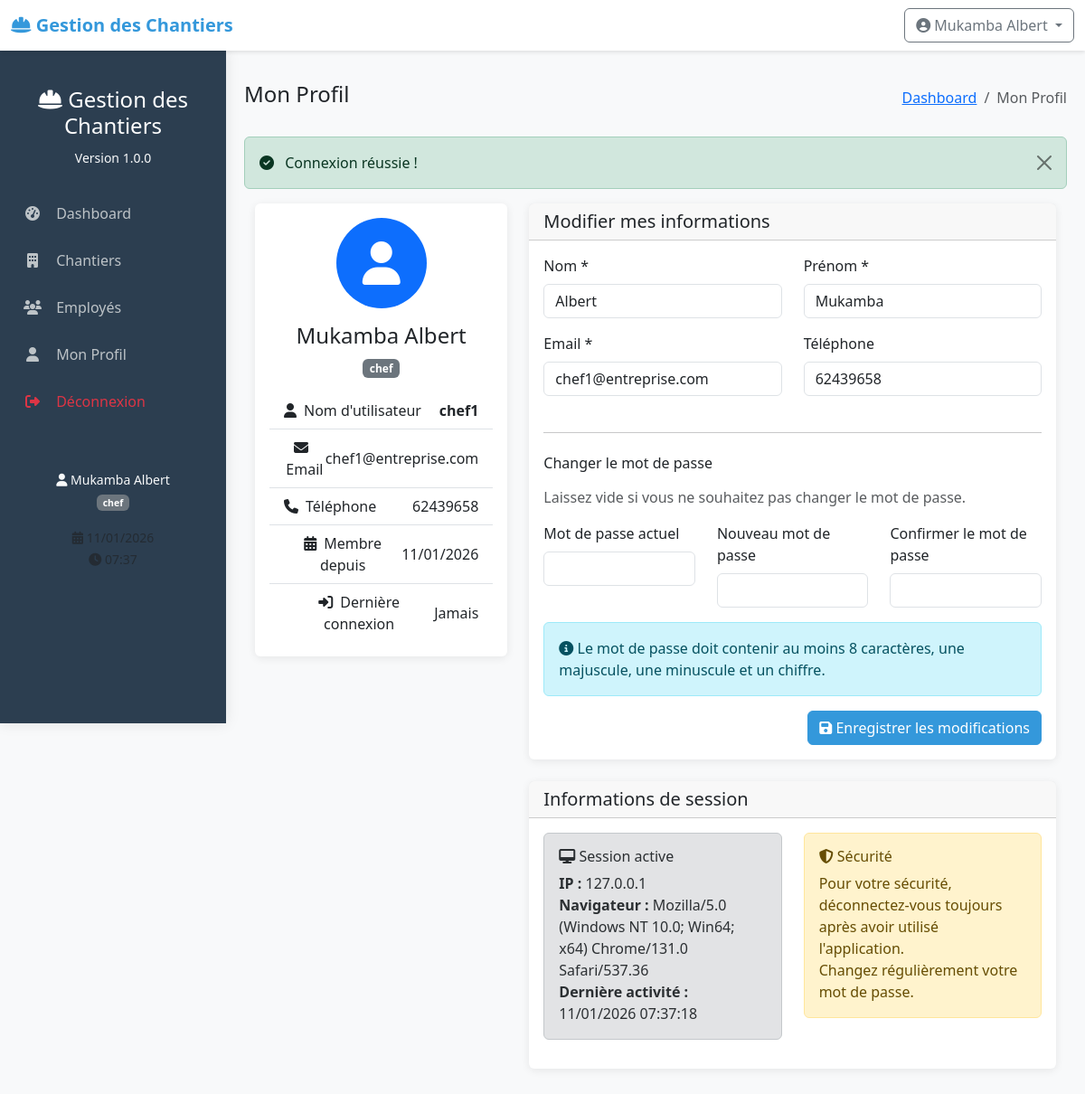
Screenshot of /index.php?controller=user&action=profile (signed in) with the database file from the repository.
### tables this page shows
CREATE TABLE users (
    id INTEGER PRIMARY KEY AUTOINCREMENT,
    username VARCHAR(50) UNIQUE NOT NULL,
    password VARCHAR(255) NOT NULL,
    nom VARCHAR(100) NOT NULL,
    prenom VARCHAR(100) NOT NULL,
    email VARCHAR(150) UNIQUE NOT NULL,
    role VARCHAR(20) NOT NULL CHECK(role IN ('admin', 'chef', 'comptable')),
    telephone VARCHAR(20),
    created_at DATETIME DEFAULT CURRENT_TIMESTAMP,
    last_login DATETIME,
    status BOOLEAN DEFAULT 1
);

### index.php (called while the page is built, shortened)
<?php
$controller = $_GET['controller'] ?? 'dashboard';
$action = $_GET['action'] ?? 'index';
$controllerInstance = new $controllerClass();
$id = $_GET['id'] ?? null;
if ($id !== null) {
    $data = $controllerInstance->$action($id);
} else {
    $data = $controllerInstance->$action();
}
$viewFolders = [
    'dashboard' => 'dashboard',
    'chantier' => 'chantiers',
    'employe' => 'employes',
    'materiau' => 'materiaux',
    'finance' => 'finances',
    'user' => 'users',
    'rapport' => 'repports'
];
$viewFolder = $viewFolders[$controller] ?? 'dashboard';
$viewFile = __DIR__ . '/views/' . $viewFolder . '/' . $action . '.php';
require_once $viewFile;

### models/User.php (called while the page is built, shortened)
<?php
class User {
    private $db;
    public function __construct() {
        $this->db = Database::getInstance()->getConnection();
    }
    public function getById($id) {
        $sql = "SELECT * FROM users WHERE id = :id";
        $stmt = $this->db->prepare($sql);
        $stmt->execute([':id' => $id]);
        return $stmt->fetch();
    }
}
?>

### config/database.php (called while the page is built, shortened)
<?php
class Database {
    private static $instance = null;
    private $connection;
    private function __construct() {
        try {
            $this->connection = new PDO('sqlite:' . dirname(__DIR__) . '/data/chantiers.db');
            $this->connection->setAttribute(PDO::ATTR_ERRMODE, PDO::ERRMODE_EXCEPTION);
            $this->connection->setAttribute(PDO::ATTR_DEFAULT_FETCH_MODE, PDO::FETCH_ASSOC);
            $this->connection->exec('PRAGMA foreign_keys = ON');
        } catch(PDOException $e) {
            die("Erreur de connexion : " . $e->getMessage());
        }
    }
    public static function getInstance() {
        if (self::$instance == null) {
            self::$instance = new Database();
        }
        return self::$instance;
    }
    public function getConnection() {
        return $this->connection;
    }
}
?>

### controllers/UserController.php (called while the page is built, shortened)
<?php
require_once __DIR__ . '/../models/User.php';
class UserController {
    private $userModel;
    public function __construct() {
        $this->userModel = new User();
    }
    public function profile() {
        $user = $this->userModel->getById($_SESSION['user_id']);
        return ['user' => $user];
    }
}
?>

### views/users/profile.php (the view, shortened to what this page needs)
<?php
include __DIR__ . '/../../includes/header.php';
$data = $GLOBALS['data'] ?? [];
$user = $data['user'] ?? null;
?>
<div class="container-fluid">
    <div class="row">
        <div class="col-md-4">
            <div class="card">
                <div class="card-body text-center">
                    <div class="mb-3">
                        <div class="avatar-circle bg-primary mx-auto mb-3">
                            <i class="fas fa-user text-white" style="font-size: 3rem; line-height: 100px;"></i>
                        </div>
                        <h4><?php echo htmlspecialchars($user['prenom'] . ' ' . $user['nom']); ?></h4>
                        <p class="text-muted">
                            <span class="badge bg-secondary"><?php echo htmlspecialchars($user['role']); ?></span>
                        </p>
                    </div>
                    <div class="list-group list-group-flush">
                        <div class="list-group-item d-flex justify-content-between align-items-center">
                            <span><i class="fas fa-user me-2"></i>Nom d'utilisateur</span>
                            <strong><?php echo htmlspecialchars($user['username']); ?></strong>
                        </div>
                        <div class="list-group-item d-flex justify-content-between align-items-center">
                            <span><i class="fas fa-envelope me-2"></i>Email</span>
                            <span><?php echo htmlspecialchars($user['email']); ?></span>
                        </div>
                        <div class="list-group-item d-flex justify-content-between align-items-center">
                            <span><i class="fas fa-phone me-2"></i>Téléphone</span>
                            <span><?php echo htmlspecialchars($user['telephone'] ?? 'Non renseigné'); ?></span>
                        </div>
                        <div class="list-group-item d-flex justify-content-between align-items-center">
                            <span><i class="fas fa-calendar-alt me-2"></i>Membre depuis</span>
                            <span><?php echo date('d/m/Y', strtotime($user['created_at'])); ?></span>
                        </div>
                        <div class="list-group-item d-flex justify-content-between align-items-center">
                            <span><i class="fas fa-sign-in-alt me-2"></i>Dernière connexion</span>
                            <span><?php echo $user['last_login'] ? date('d/m/Y H:i', strtotime($user['last_login'])) : 'Jamais'; ?></span>
                        </div>
                    </div>
                </div>
            </div>
        </div>
        <div class="col-md-8">
            <div class="card">
                <div class="card-header">
                    <h5 class="card-title mb-0">Modifier mes informations</h5>
                </div>
                <div class="card-body">
                    <form method="POST" action="index.php?controller=user&action=profile">
                        <div class="row">
                            <div class="col-md-6">
                                <div class="mb-3">
                                    <label for="nom" class="form-label">Nom *</label>
                                    <input type="text" class="form-control" id="nom" name="nom"
                                           value="<?php echo htmlspecialchars($user['nom']); ?>" required>
                                </div>
                            </div>
                            <div class="col-md-6">
                                <div class="mb-3">
                                    <label for="prenom" class="form-label">Prénom *</label>
                                    <input type="text" class="form-control" id="prenom" name="prenom"
                                           value="<?php echo htmlspecialchars($user['prenom']); ?>" required>
                                </div>
                            </div>
                        </div>
                        <div class="row">
                            <div class="col-md-6">
                                <div class="mb-3">
                                    <label for="email" class="form-label">Email *</label>
                                    <input type="email" class="form-control" id="email" name="email"
                                           value="<?php echo htmlspecialchars($user['email']); ?>" required>
                                </div>
                            </div>
                            <div class="col-md-6">
                                <div class="mb-3">
                                    <label for="telephone" class="form-label">Téléphone</label>
                                    <input type="tel" class="form-control" id="telephone" name="telephone"
                                           value="<?php echo htmlspecialchars($user['telephone'] ?? ''); ?>">
                                </div>
                            </div>
                        </div>
                        <hr class="my-4">
                        <h6 class="mb-3">Changer le mot de passe</h6>
                        <p class="text-muted mb-3">Laissez vide si vous ne souhaitez pas changer le mot de passe.</p>
                        <div class="row">
                            <div class="col-md-4">
                                <div class="mb-3">
                                    <label for="current_password" class="form-label">Mot de passe actuel</label>
                                    <input type="password" class="form-control" id="current_password" name="current_password">
                                </div>
                            </div>
                            <div class="col-md-4">
                                <div class="mb-3">
                                    <label for="new_password" class="form-label">Nouveau mot de passe</label>
                                    <input type="password" class="form-control" id="new_password" name="new_password">
                                </div>
                            </div>
                            <div class="col-md-4">
                                <div class="mb-3">
                                    <label for="confirm_password" class="form-label">Confirmer le mot de passe</label>
                                    <input type="password" class="form-control" id="confirm_password" name="confirm_password">
                                </div>
                            </div>
                        </div>
                        <div class="alert alert-info">
                            <i class="fas fa-info-circle"></i>
                            Le mot de passe doit contenir au moins 8 caractères, une majuscule, une minuscule et un chiffre.
                        </div>
                        <div class="d-flex justify-content-end">
                            <button type="submit" class="btn btn-primary">
                                <i class="fas fa-save"></i> Enregistrer les modifications
                            </button>
                        </div>
                    </form>
                </div>
            </div>
            <div class="card mt-4">
                <div class="card-header">
                    <h5 class="card-title mb-0">Informations de session</h5>
                </div>
                <div class="card-body">
                    <div class="row">
                        <div class="col-md-6">
                            <div class="alert alert-secondary">
                                <h6><i class="fas fa-desktop"></i> Session active</h6>
                                <p class="mb-0">
                                    <strong>IP :</strong> <?php echo $_SERVER['REMOTE_ADDR']; ?><br>
                                    <strong>Navigateur :</strong> <?php echo htmlspecialchars($_SERVER['HTTP_USER_AGENT']); ?><br>
                                    <strong>Dernière activité :</strong> <?php echo date('d/m/Y H:i:s'); ?>
                                </p>
                            </div>
                        </div>
                        <div class="col-md-6">
                            <div class="alert alert-warning">
                                <h6><i class="fas fa-shield-alt"></i> Sécurité</h6>
                                <p class="mb-0">
                                    Pour votre sécurité, déconnectez-vous toujours après avoir utilisé l'application.<br>
                                    Changez régulièrement votre mot de passe.
                                </p>
                            </div>
                        </div>
                    </div>
                </div>
            </div>
        </div>
    </div>
</div>
<?php include __DIR__ . '/../../includes/footer.php'; ?>

### includes/header.php (style rules this page uses)
:root { --primary-color: #2c3e50; --secondary-color: #3498db; --success-color: #27ae60; --warning-color: #f39c12; --danger-color: #e74c3c; --light-color: #ecf0f1; --dark-color: #2c3e50; }
body { font-family: 'Segoe UI', Tahoma, Geneva, Verdana, sans-serif; background-color: #f8f9fa; min-height: 100vh; }
.card { border: none; box-shadow: 0 2px 10px rgba(0,0,0,0.08); transition: transform 0.3s; margin-bottom: 20px; }
.btn-primary { background-color: var(--secondary-color); border-color: var(--secondary-color); }

### views/users/profile.php (style rules this page uses)
.avatar-circle { width: 100px; height: 100px; border-radius: 50%; display: flex; align-items: center; justify-content: center; background-color: #3498db; }

### rows the page displays
users: prenom+nom "Mukamba Albert", role "chef", username "chef1", email "chef1@entreprise.com", telephone "62439658", created_at "11/01/2026", nom "Albert", prenom "Mukamba"

### other values shown
APP_NAME "Gestion des Chantiers"
$_SESSION['nom_complet'] "Mukamba Albert"
APP_VERSION "1.0.0"
$_SESSION['role'] "chef"
$page_title "Mon Profil"
$_SESSION['success'] "Connexion réussie !"
$_SERVER['REMOTE_ADDR'] "127.0.0.1"
$_SERVER['HTTP_USER_AGENT'] "Mozilla/5.0 (Windows NT 10.0; Win64; x64) Chrome/131.0 Safari/537.36"
